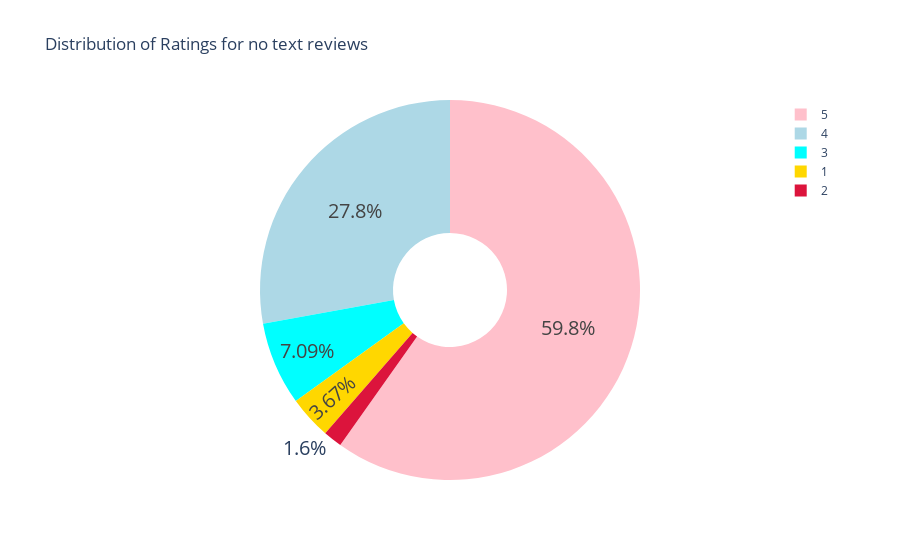

This figure's notebook cell:
### Markdown cell above
### Distribution of star ratings for no text review

### Code cell
bj_r_notext = bj_r[bj_r.isnull().any(axis=1)]

ratings_notext = bj_r_notext['star rating'].value_counts()

label_rating_notext = ratings_notext.index
size_rating_notext = ratings_notext.values

colors = ['pink','lightblue','aqua','gold','crimson']

rating_piechart_notext = go.Pie(labels = label_rating_notext, values = size_rating_notext, marker = dict(colors = colors), name = "Bj's", hole = 0.3,textfont_size=20)

df_notext = [rating_piechart_notext]
layout_notext = go.Layout(title="Distribution of Ratings for no text reviews")
fig_notext = go.Figure(data = df_notext, layout = layout_notext)
fig_notext

### Figure 1 — Plotly figure (JSON) as saved in the notebook; plotly's stock layout.template omitted (floating-point values rounded to 4 significant figures)
{"data": [{"hole": 0.3, "labels": [5, 4, 3, 1, 2], "marker": {"colors": ["pink", "lightblue", "aqua", "gold", "crimson"]}, "name": "Bj's", "textfont": {"size": 20}, "type": "pie", "values": [11564, 5384, 1372, 709, 309]}], "layout": {"title": {"text": "Distribution of Ratings for no text reviews"}}}
